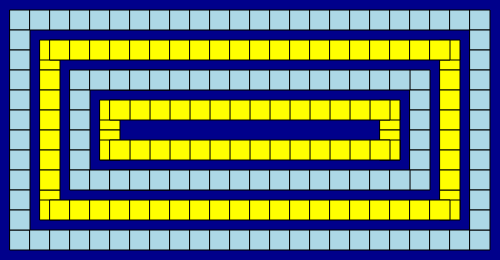
Frame 1 (no input)
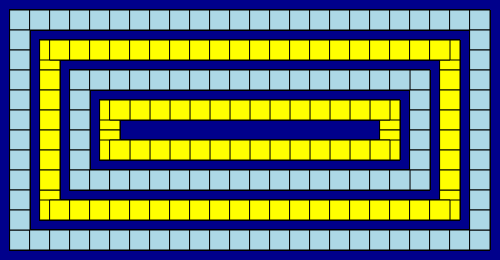
Frame 60 (no input)
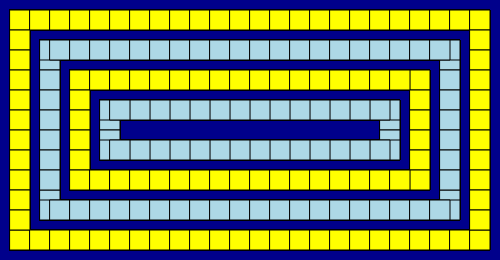
Frame 120 (the mouse pressed at the canvas centre since frame 60)

The p5.js sketch that drew these frames (run headless with seeded random() and noise() and a simulated clock; from frame 60 on, the mouse is pressed at the canvas centre):

// p5.js sketch
// ── sketch.js
function setup (){
    createCanvas(500,260);
    background('darkBlue');
}
function draw(){
    if(mouseIsPressed){
        fill('yellow');
    
    }else{
        fill('lightBlue');
    }
    rect(10, 10, 20, 20);
    rect(30, 10, 20, 20);
    rect(50, 10, 20, 20);
    rect(70, 10, 20, 20);
    rect(90, 10, 20, 20);
    rect(110, 10, 20, 20);
    rect(130, 10, 20, 20);
    rect(150, 10, 20, 20);
    rect(170, 10, 20, 20);
    rect(190, 10, 20, 20);
    rect(210, 10, 20, 20);
    rect(230, 10, 20, 20);
    rect(250, 10, 20, 20);
    rect(270, 10, 20, 20);
    rect(290, 10, 20, 20);
    rect(310, 10, 20, 20);
    rect(330, 10, 20, 20);
    rect(350, 10, 20, 20);
    rect(370, 10, 20, 20);
    rect(390, 10, 20, 20);
    rect(410, 10, 20, 20);
    rect(430, 10, 20, 20);
    rect(450, 10, 20, 20);
    rect(470, 10, 20, 20);

    rect(10, 230, 20, 20);
    rect(30, 230, 20, 20);
    rect(50, 230, 20, 20);
    rect(70, 230, 20, 20);
    rect(90, 230, 20, 20);
    rect(110, 230, 20, 20);
    rect(130, 230, 20, 20);
    rect(150, 230, 20, 20);
    rect(170, 230, 20, 20);
    rect(190, 230, 20, 20);
    rect(210, 230, 20, 20);
    rect(230, 230, 20, 20);
    rect(250, 230, 20, 20);
    rect(270, 230, 20, 20);
    rect(290, 230, 20, 20);
    rect(310, 230, 20, 20);
    rect(330, 230, 20, 20);
    rect(350, 230, 20, 20);
    rect(370, 230, 20, 20);
    rect(390, 230, 20, 20);
    rect(410, 230, 20, 20);
    rect(430, 230, 20, 20);
    rect(450, 230, 20, 20);
    rect(470, 230, 20, 20);

    rect(10, 30, 20, 20);
    rect(10, 50, 20, 20);
    rect(10, 70, 20, 20);
    rect(10, 90, 20, 20);
    rect(10, 110, 20, 20);
    rect(10, 130, 20, 20);
    rect(10, 150, 20, 20);
    rect(10, 170, 20, 20);
    rect(10, 190, 20, 20);
    rect(10, 210, 20, 20);
    
    rect(470, 30, 20, 20);
    rect(470, 50, 20, 20);
    rect(470, 70, 20, 20);
    rect(470, 90, 20, 20);
    rect(470, 110, 20, 20);
    rect(470, 130, 20, 20);
    rect(470, 150, 20, 20);
    rect(470, 170, 20, 20);
    rect(470, 190, 20, 20);
    rect(470, 210, 20, 20);

    if(mouseIsPressed){
        fill('LightBlue');
    
    }else{
        fill('Yellow');
    }
    rect(440, 50, 20, 20);
    rect(440, 190, 20, 20);
    rect(40, 50, 20, 20);
    rect(40, 190, 20, 20);
    
    rect(440, 40, 20, 20);
    rect(40, 40, 20, 20);
    rect(50, 40, 20, 20);
    rect(70, 40, 20, 20);
    rect(90, 40, 20, 20);
    rect(110, 40, 20, 20);
    rect(130, 40, 20, 20);
    rect(150, 40, 20, 20);
    rect(170, 40, 20, 20);
    rect(190, 40, 20, 20);
    rect(210, 40, 20, 20);
    rect(230, 40, 20, 20);
    rect(250, 40, 20, 20);
    rect(270, 40, 20, 20);
    rect(290, 40, 20, 20);
    rect(310, 40, 20, 20);
    rect(330, 40, 20, 20);
    rect(350, 40, 20, 20);
    rect(370, 40, 20, 20);
    rect(390, 40, 20, 20);
    rect(410, 40, 20, 20);
    rect(430, 40, 20, 20);

    rect(440,200,20,20);
    rect(40, 200, 20, 20);
    rect(50, 200, 20, 20);
    rect(70, 200, 20, 20);
    rect(90, 200, 20, 20);
    rect(110, 200, 20, 20);
    rect(130, 200, 20, 20);
    rect(150, 200, 20, 20);
    rect(170, 200, 20, 20);
    rect(190, 200, 20, 20);
    rect(210, 200, 20, 20);
    rect(230, 200, 20, 20);
    rect(250, 200, 20, 20);
    rect(270, 200, 20, 20);
    rect(290, 200, 20, 20);
    rect(310, 200, 20, 20);
    rect(330, 200, 20, 20);
    rect(350, 200, 20, 20);
    rect(370, 200, 20, 20);
    rect(390, 200, 20, 20);
    rect(410, 200, 20, 20);
    rect(430, 200, 20, 20);

    rect(440, 70, 20, 20);
    rect(440, 90, 20, 20);
    rect(440, 110, 20, 20);
    rect(440, 130, 20, 20);
    rect(440, 150, 20, 20);
    rect(440, 170, 20, 20);

    rect(40, 70, 20, 20);
    rect(40, 90, 20, 20);
    rect(40, 110, 20, 20);
    rect(40, 130, 20, 20);
    rect(40, 150, 20, 20);
    rect(40, 170, 20, 20);

    if(mouseIsPressed){
        fill('yellow');
    
    }else{
        fill('lightBlue');
    }
    rect(70, 70, 20, 20);
    rect(70, 90, 20, 20);
    rect(70, 110, 20, 20);
    rect(70, 130, 20, 20);
    rect(70, 150, 20, 20);
    rect(70, 170, 20, 20);

    rect(410, 70, 20, 20);
    rect(410, 90, 20, 20);
    rect(410, 110, 20, 20);
    rect(410, 130, 20, 20);
    rect(410, 150, 20, 20);
    rect(410, 170, 20, 20);

    rect(90, 70, 20, 20);
    rect(110, 70, 20, 20);
    rect(130, 70, 20, 20);
    rect(150, 70, 20, 20);
    rect(110, 70, 20, 20);
    rect(130, 70, 20, 20);
    rect(150, 70, 20, 20);
    rect(170, 70, 20, 20);
    rect(190, 70, 20, 20);
    rect(210, 70, 20, 20);
    rect(230, 70, 20, 20);
    rect(250, 70, 20, 20);
    rect(270, 70, 20, 20);
    rect(290, 70, 20, 20);
    rect(310, 70, 20, 20);
    rect(330, 70, 20, 20);
    rect(350, 70, 20, 20);
    rect(370, 70, 20, 20);
    rect(390, 70, 20, 20);

    rect(90, 170, 20, 20);
    rect(110, 170, 20, 20);
    rect(130, 170, 20, 20);
    rect(150, 170, 20, 20);
    rect(110, 170, 20, 20);
    rect(130, 170, 20, 20);
    rect(150, 170, 20, 20);
    rect(170, 170, 20, 20);
    rect(190, 170, 20, 20);
    rect(210, 170, 20, 20);
    rect(230, 170, 20, 20);
    rect(250, 170, 20, 20);
    rect(270, 170, 20, 20);
    rect(290, 170, 20, 20);
    rect(310, 170, 20, 20);
    rect(330, 170, 20, 20);
    rect(350, 170, 20, 20);
    rect(370, 170, 20, 20);
    rect(390, 170, 20, 20);

    if(mouseIsPressed){
        fill('LightBlue');
    
    }else{
        fill('Yellow');
    }
    
    rect(380, 140, 20, 20);
    rect(380, 110, 20, 20);
    rect(380, 130, 20, 20);

    rect(100, 140, 20, 20);
    rect(100, 110, 20, 20);
    rect(100, 130, 20, 20);

    rect(380, 100, 20, 20);
    rect(370, 100, 20, 20);
    rect(350, 100, 20, 20);
    rect(330, 100, 20, 20);
    rect(310, 100, 20, 20);
    rect(290, 100, 20, 20);
    rect(270, 100, 20, 20);
    rect(250, 100, 20, 20);
    rect(230, 100, 20, 20);
    rect(210, 100, 20, 20);
    rect(190, 100, 20, 20);
    rect(170, 100, 20, 20);
    rect(150, 100, 20, 20);
    rect(130, 100, 20, 20);
    rect(100, 100, 20, 20);
    rect(110, 100, 20, 20);

    rect(380, 140, 20, 20);
    rect(370, 140, 20, 20);
    rect(350, 140, 20, 20);
    rect(330, 140, 20, 20);
    rect(310, 140, 20, 20);
    rect(290, 140, 20, 20);
    rect(270, 140, 20, 20);
    rect(250, 140, 20, 20);
    rect(230, 140, 20, 20);
    rect(210, 140, 20, 20);
    rect(190, 140, 20, 20);
    rect(170, 140, 20, 20);
    rect(150, 140, 20, 20);
    rect(130, 140, 20, 20);
    rect(100, 140, 20, 20);
    rect(110, 140, 20, 20);
    
}
